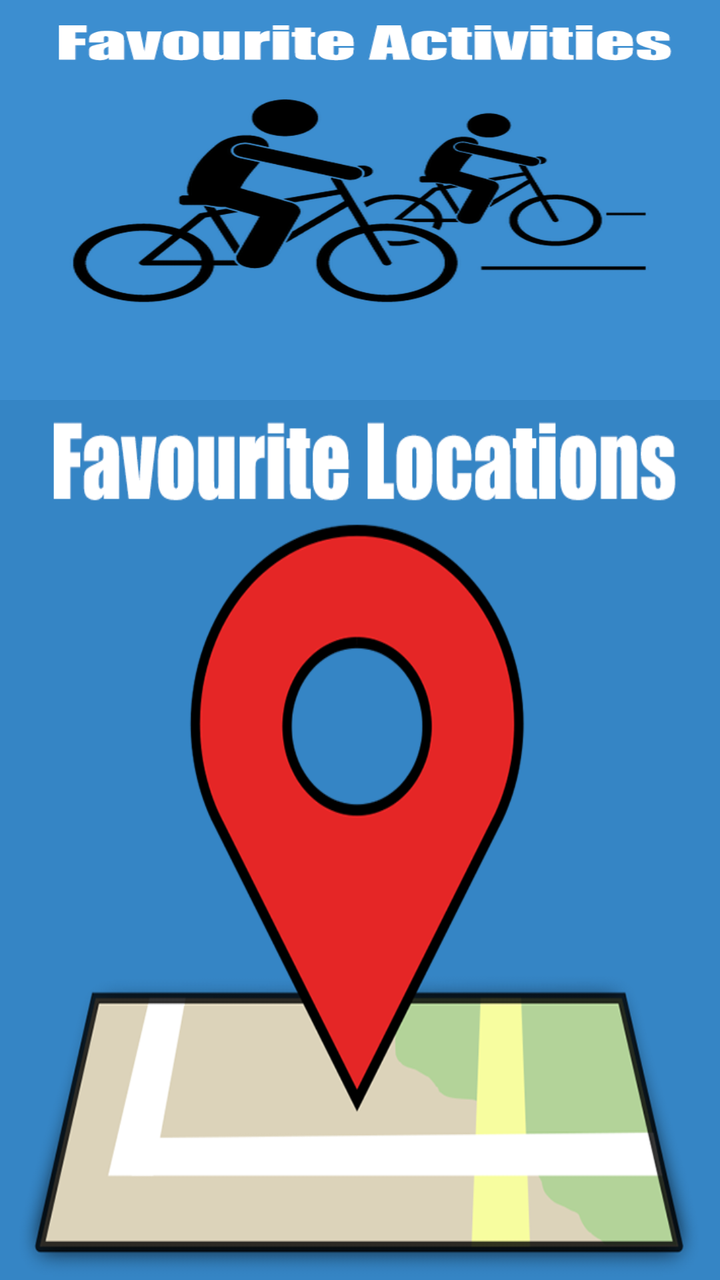
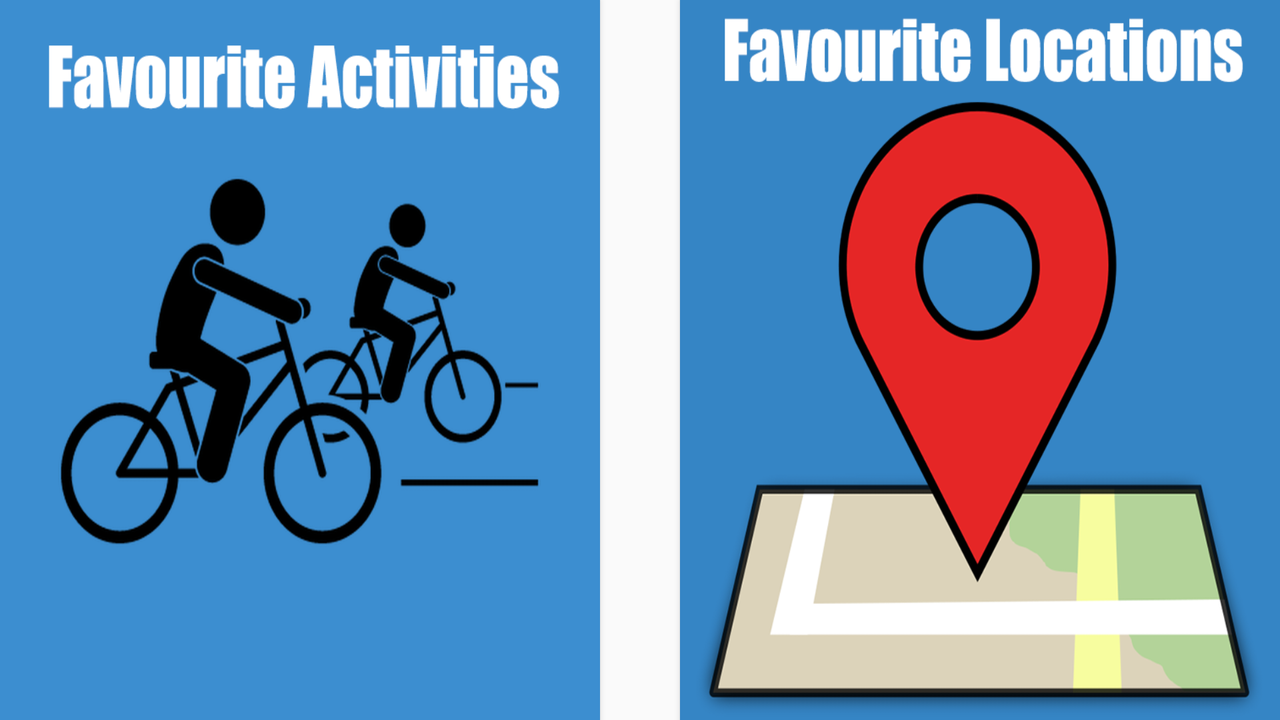

The same Android screen from two of the app's own layout files: first res/layout/ as a phone draws it, then the repository's variant for another configuration, drawn on a device whose configuration selects that folder. Both files follow.
<!-- AndroidManifest.xml: application theme AppTheme -->
<!-- res/layout/activity_select_favourites.xml -->
<?xml version="1.0" encoding="utf-8"?>
<RelativeLayout xmlns:android="http://schemas.android.com/apk/res/android"
    xmlns:tools="http://schemas.android.com/tools"
    android:layout_width="match_parent"
    android:layout_height="match_parent"
    android:paddingBottom="0dp"
    android:paddingLeft="0dp"
    android:paddingRight="0dp"
    android:paddingTop="0dp"
    tools:context="com.example.james.meetingplanner.SelectFavourites">

    <Button
        android:layout_width="4000dp"
        android:layout_height="200dp"
        android:background = "@drawable/favac"
        android:adjustViewBounds="true"
        android:id="@+id/selAct"
        android:onClick="onClick"
        android:scaleType="fitXY"
        android:layout_alignParentTop="true"
        android:layout_centerHorizontal="true" />

    <Button
        android:layout_width="400dp"
        android:layout_height="220dp"
        android:background = "@drawable/favloc"
        android:adjustViewBounds="true"
        android:layout_below="@+id/selAct"

        android:id="@+id/selLoc"
        android:onClick="onClick"
        android:scaleType="fitXY"
        android:layout_alignParentBottom="true"
        android:layout_centerHorizontal="true"  />
</RelativeLayout>
<!-- resources referenced by this layout -->
<resources>
  <!-- drawable favac: png bitmap (drawable, 89955 bytes) -->
  <!-- drawable favloc: png bitmap (drawable, 65186 bytes) -->
  <style name="AppTheme" parent="Theme.AppCompat.Light.DarkActionBar">
          
          <item name="colorPrimary">@color/colorPrimary</item>
          <item name="colorPrimaryDark">@color/colorPrimaryDark</item>
          <item name="colorAccent">@color/colorAccent</item>
          <item name="android:navigationBarColor">@color/colorPrimary</item>
  
  
      </style>
  <color name="colorPrimary">#668cff</color>
  <color name="colorPrimaryDark">#303F9F</color>
  <color name="colorAccent">#FF4081</color>
</resources>
<!-- res/layout-land/activity_select_favourites.xml (the repository's variant of the layout above) -->
<!-- drawn on the phone turned sideways -->
<?xml version="1.0" encoding="utf-8"?>
<RelativeLayout xmlns:android="http://schemas.android.com/apk/res/android"
    xmlns:tools="http://schemas.android.com/tools"
    android:layout_width="match_parent"
    android:layout_height="match_parent"
    android:paddingBottom="0dp"
    android:paddingLeft="0dp"
    android:paddingRight="0dp"
    android:paddingTop="0dp"
    tools:context="com.example.james.meetingplanner.SelectFavourites">

    <Button
        android:layout_width="300dp"
        android:layout_height="400dp"
        android:background = "@drawable/favac"
        android:adjustViewBounds="true"
        android:id="@+id/selAct"
        android:onClick="onClick"
        android:scaleType="fitXY"
        android:layout_alignParentTop="true"
         />

    <Button
        android:layout_width="300dp"
        android:layout_height="400dp"
        android:background = "@drawable/favloc"
        android:adjustViewBounds="true"


        android:id="@+id/selLoc"
        android:onClick="onClick"
        android:scaleType="fitXY"
        android:layout_alignParentRight="true"
        android:layout_centerHorizontal="true"  />
</RelativeLayout>
